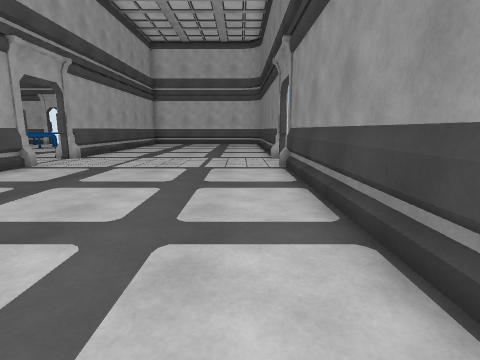
View 1 (above)

21 first-person views from a walk through a 3-D level made in the Unity game engine. The camera is 1.2 m above the floor, tilts 10° down and sees 80° across. Doors are open. The floor is counted in squares, 1 m on a side. Each view is taken from the middle of a square. On the plan, view 1 faces up. The plan holds only what a view shows up to about 13 squares ahead; the rest is blank. The player is left out.

View 2
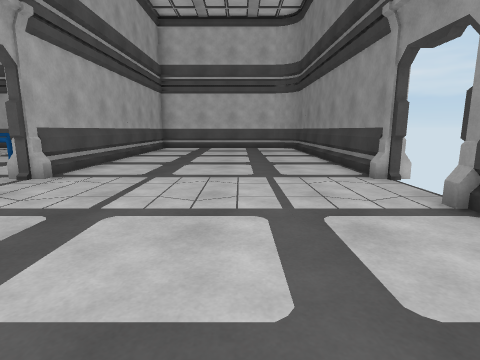

View 3
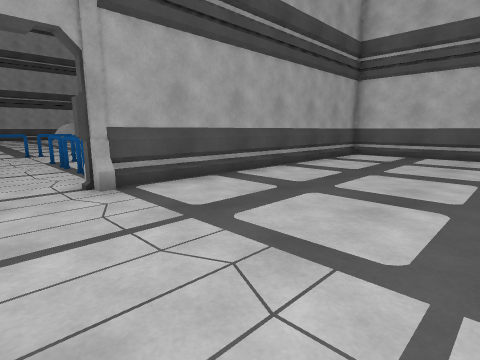

View 4
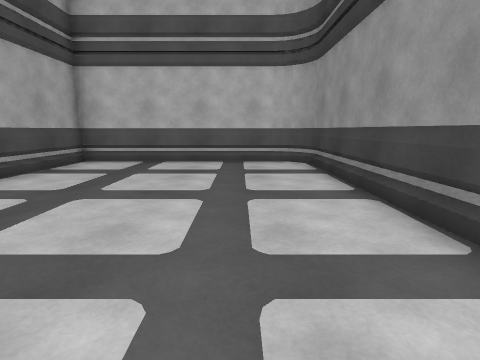

View 5
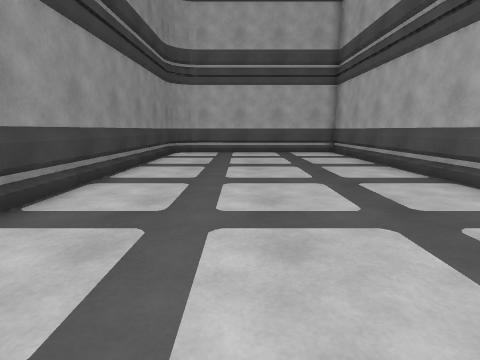

View 6
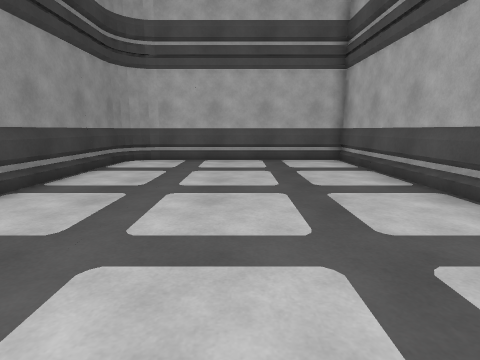

View 7
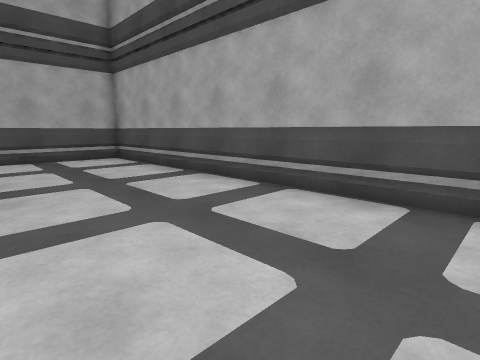

View 8
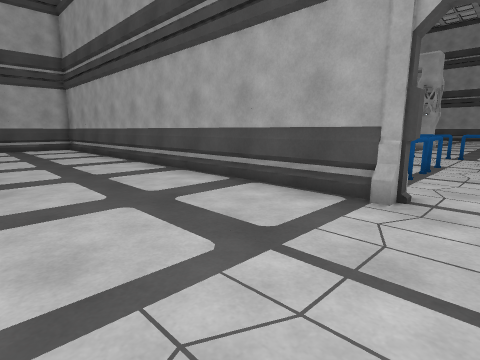

View 9
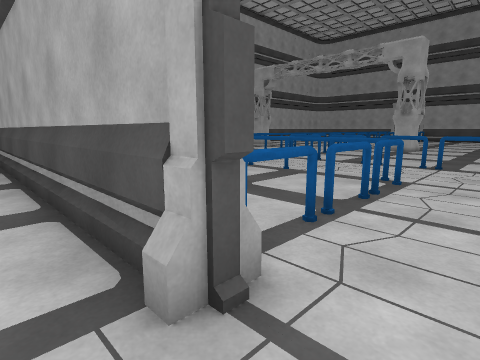

View 10
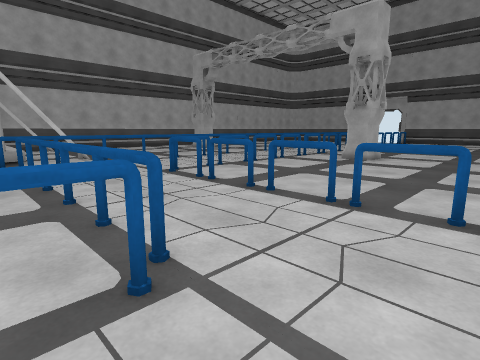

View 11
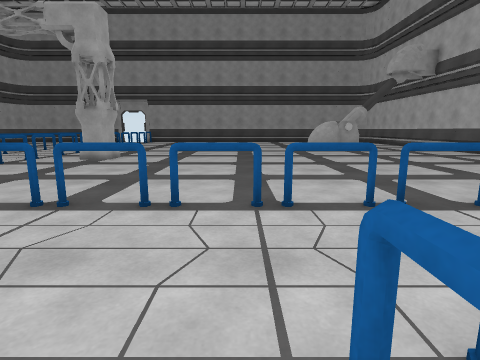

View 12
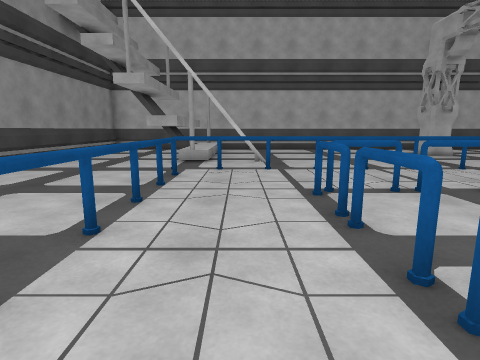

View 13
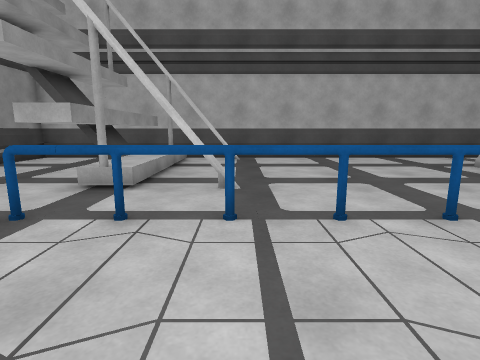

View 14
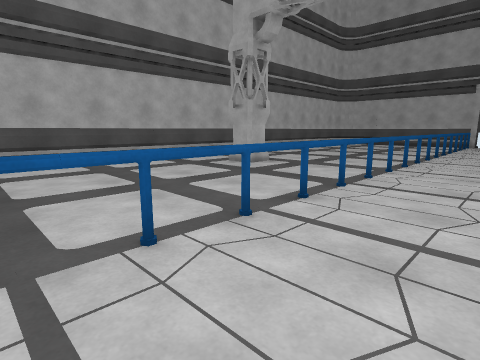

View 15
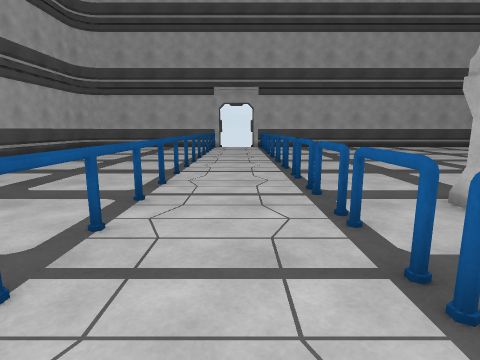

View 16
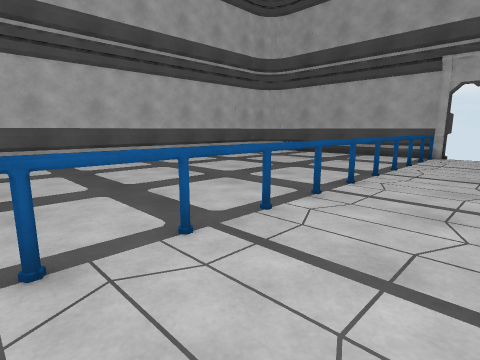

View 17
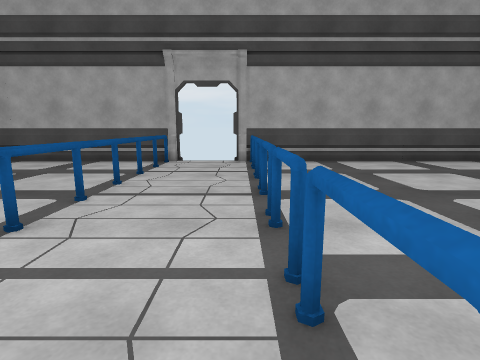

View 18
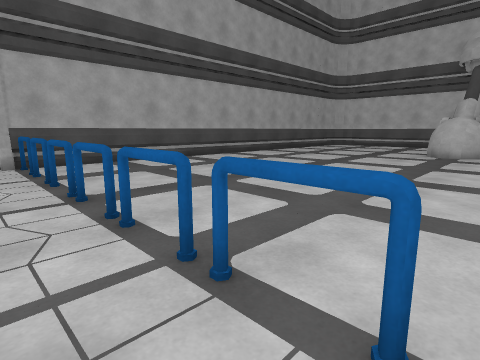

View 19
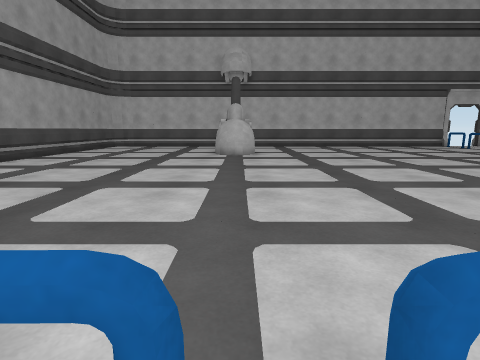

View 20
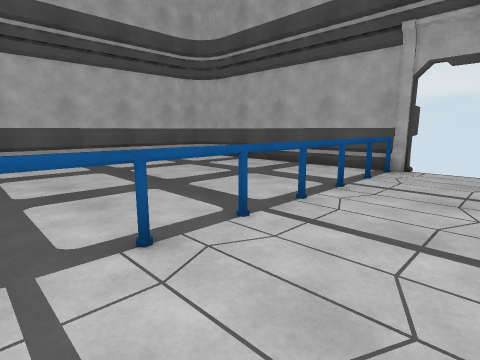

View 21
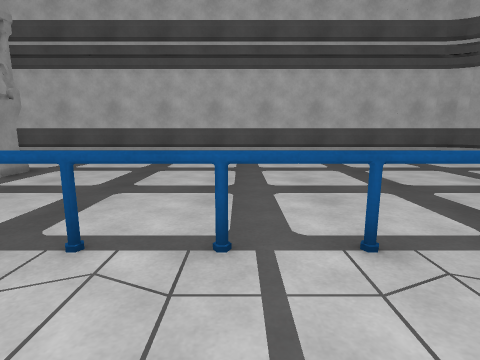

### Floor plan
Key: @ floor where view 1 was taken; # wall or solid block; x gap in a wall; . floor; D open door; = window, fence, low wall or low ledge; ^ raised ledge; G guardrail; T thing the floor can be seen under or through; O other object.
Columns run from 40 left of view 1 to 2 right of it. Each row starts with its distance up from view 1.
 24                                  ##########
 23                                  #........#
 22                ..                #........#
 21                ...               #........#
 20                .....             #........#
 19                ......            #........#
 18         ##     .......           #........#
 17         ###    ........          #........#
 16 #........................        #........#
 15 #......................G..       #........#
 14 #......................G...G  .. #........#
 13 #......................G...GGGGO##........#
 12 #......................G.........#........D
 11 #......................G..................D
 10 #......................G..................D
  9 #......................x...GGGGGG#........#
  8 #......................G...G.... #........#
  7 #..............#O..........G...  #........#
  6 #..............O#......G...G..   #........#
  5 #...............x......G...G..   #........#
  4 #G.GGGGGGxG.GGGGGGxG.GGG...G...  #........#
  3 D..........................G...  #........#
  2 D..........................G.... #........#
  1 D..........................G.... #........#
  0 #GGGGGGGGGGGGGGGGGGGGGGGGGGG....=#......@.#
 -1 #.......................     ...=#........#
 -2 #.......................=TTTT...=#........#
 -3 #..........................^ ...=#........#
 -4 #..............##..........^# ..=#........#
 -5 #..............##..........^^ .. #........#
 -6 #.............. ...........^# ..=#........#
 -7 #.......................   ^# ..=#........#
 -8 ########################=#####  =#.......##
 -9                               ############

Positions as (right, up) in squares from view 1, and headings:
1: (0, 0), facing up
2: (-2, 5), facing up
3: (-1, 10), facing up-left
4: (-1, 13), facing up
5: (-2, 7), facing down
6: (-3, 3), facing down
7: (-2, 4), facing down-left
8: (-2, 11), facing down-left
9: (-6, 11), facing down-left
10: (-12, 11), facing down-left
11: (-12, 12), facing left
12: (-15, 9), facing down
13: (-16, 4), facing down
14: (-16, 3), facing down-left
15: (-20, 2), facing left
16: (-26, 3), facing down-left
17: (-29, 3), facing left
18: (-29, 2), facing up-left
19: (-31, 3), facing up
20: (-31, 3), facing down-left
21: (-31, 3), facing down
